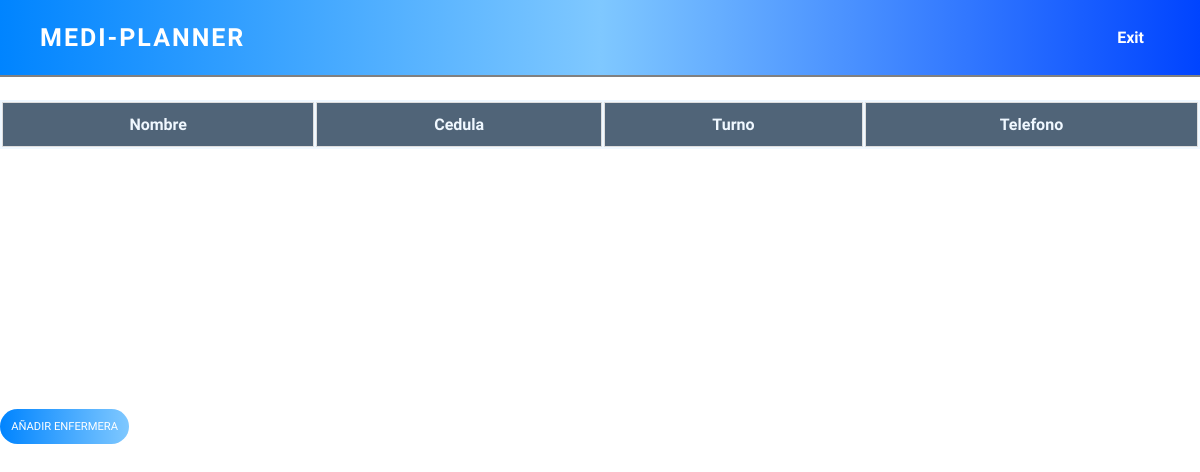
Before: /enfermeras/ with the older database file.
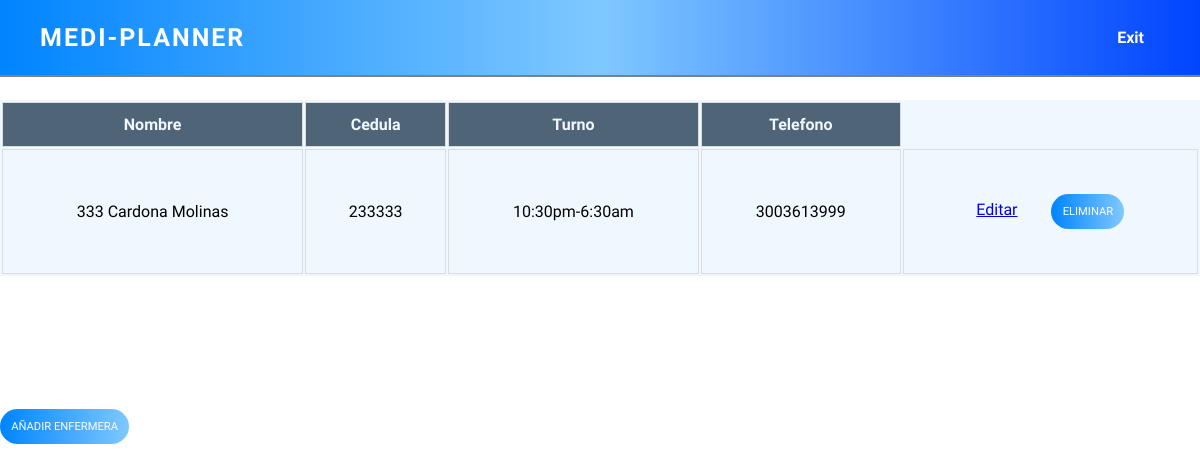
After: the same page with the newer database file.
### MediPlannerApp/models.py (models this page shows, shortened)
class Enfermera(models.Model):
    cedula = models.IntegerField(primary_key=True)
    nombres = models.CharField(max_length=50)
    apellidos = models.CharField(max_length=50)
    telefono = models.IntegerField()
    jefe = models.ManyToManyField(JefeEnfermeras)
    turno = models.ManyToManyField(Turno)
    class Meta:
        verbose_name="enfermera"
        verbose_name_plural="enfermeras"

class Turno(models.Model):
    ingreso = models.CharField(max_length=50, blank=True)
    salida = models.CharField(max_length=50, blank= True)
    class Meta:
        verbose_name="turno"
        verbose_name_plural="turnos"

### MediPlannerApp/views.py (the view)
# urls.py: path('enfermeras/', views.enfermeras.as_view(), name="enfermeras"),
class enfermeras(ListView):
   model = Enfermera
   template_name = "MediPlannerApp/CRUDEnfermeras/enfermeras.html"

### MediPlannerApp/templates/mediplannerapp/CRUDEnfermeras/enfermeras.html (shortened to what this page needs)
{% extends 'MediPlannerApp/base.html'%}
{% load static %}
{% block cssLinks%}
<link rel="stylesheet" href="{% static 'MediPlannerApp/css/table.css'%}">
{% endblock %}
{% block content %}
<table class="table">
    <thead>
        <tr>
            <th>Nombre</th>
            <th>Cedula</th>
            <th>Turno</th>
            <th>Telefono</th>
        </tr>
    </thead>
    <tbody>
        {% for enfermera in object_list %}
        <tr>
            <td data-label="Nombre">{{enfermera.nombres}} {{enfermera.apellidos}}</td>
            <td data-label="Cedula">{{enfermera.cedula}}</td>
            <td data-label="Turno">{% for turnos in enfermera.turno.all %}{{turnos.ingreso}}-{{turnos.salida}}{% if not forloop.last %} | {% endif %}{% endfor %}</td>
            <td data-label="Telefono">{{enfermera.telefono}}</td>
            <td>
                <form method="POST" action="eliminarEnfermera/{{enfermera.cedula}}">
                <a style="margin-right: 30px;" href="editarEnfermera/{{enfermera.cedula}}">Editar</a>
                <button class="btn btn-danger" onclick="return eliminarEnfermera();" type="submit">Eliminar</button>
                </form>
            </td>
        </tr>
        {% endfor%}
    </tbody>
</table>
<a class="añadir" href="{% url 'añadirEnfermera' %}"><button type="button" class="btn">Añadir Enfermera</button></a>
{% endblock %}

### MediPlannerApp/templates/mediplannerapp/base.html (shortened to what this page needs)
{% load static %}
<!DOCTYPE html>
<html lang="en">
<head>
  <link rel="stylesheet" href="{% static 'MediPlannerApp/css/base.css'%}">
    {% block cssLinks %}{% endblock %}
</head>
<body>
    <nav>
        <div class="container-nav">
            <h1 class="title-page">Medi-Planner</h1>
            <div class="menu">
                <a href="#" class="is-active">Exit</a>
            </div>
        </div>
    </nav>
    {% block content %}
    {% endblock %}
</body>
</html>

### MediPlannerApp/static/MediPlannerApp/css/base.css (style rules this page uses)
* { margin: 0; padding: 0; box-sizing: border-box; font-family: 'Fira sans', sans-serif; }
.container-nav { max-width: 1200px; margin: 0 auto; display: flex; align-items: center; justify-content: space-between; }
nav { position: static; top: 0; left: 0; right: 0; z-index: 99; background-image: linear-gradient(to right, rgb(0, 132, 255), rgb(127, 200, 255), rgb(0, 68, 255)); padding: 20px 40px; border-bottom: 2px solid gray; }
.title-page { color: white; font-size: 25px; font-weight: 900; letter-spacing: 2px; text-transform: uppercase; }
.menu { display: none; flex: 1 1 0%; justify-content: flex-end; margin: 0 -16px; }
.menu a { color: white; margin: 0 16px; font-weight: 600; text-decoration: none; transition: all 600ms ease-in-out; padding: 8px 16px; border-radius: 99px; }
@media (min-width: 768px) { .menu { display: flex; } }

### MediPlannerApp/static/MediPlannerApp/css/table.css (style rules this page uses)
.table { width: 100%; background-color: aliceblue; position: absolute; top: 100px; }
.table td, .table th { padding: 12px 15px; border: 1px solid #ddd; text-align: center; }
.table th { background-color: rgba(0, 27, 53, 0.667); color: aliceblue; }
.table tbody tr :nth-child(even) { background-color: var(--light); }
.añadir { position: relative; top: 300px; text-decoration: none; }
.btn { height: 35px; border-radius: 25px; margin: 2rem 0; font-size: 0.7rem; outline: none; border: none; background-image: linear-gradient(to right, rgb(0, 132, 255), rgb(127, 200, 255), rgb(0, 68, 255)); cursor: pointer; color: white; text-transform: uppercase; background-size: 200%; transition: .5s; padding: 1em; }

Changed rows visible on the page:
added Enfermera: nombres "333", apellidos "Cardona Molinas", cedula "233333", telefono "3003613999"
added Turno: ingreso "10:30pm", salida "6:30am"
